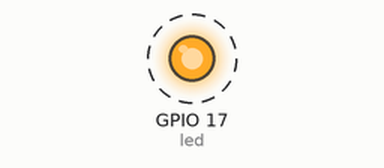
Bench run of a program on a simulated Raspberry Pi (BCM pin numbers). Parts: output pins drawn as LEDs (lit = HIGH). Dashed ring = blinking. What the program prints to the terminal is not drawn. At 6.0 s the program stops and its outputs stay as they are.

Above: at 0.5 s.
Timing chart, 0 to 4.6 s (numbered marks = the images above):
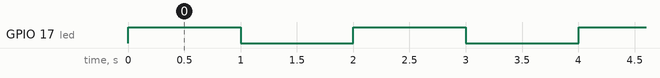

The program:

led_test_script.py
```python
from gpiozero import LED
from time import sleep

# LED module connected to GPIO 17
led = LED(17)

print("Testing LED module...")
for _ in range(3):
    led.on()
    print("LED ON")
    sleep(1)
    led.off()
    print("LED OFF")
    sleep(1)
print("Test complete!")
```

Measured:
- by itself, GPIO 17 (led): alternates HIGH for 1.0 s and LOW for 1.0 s, 6 changes in all, then stays LOW
